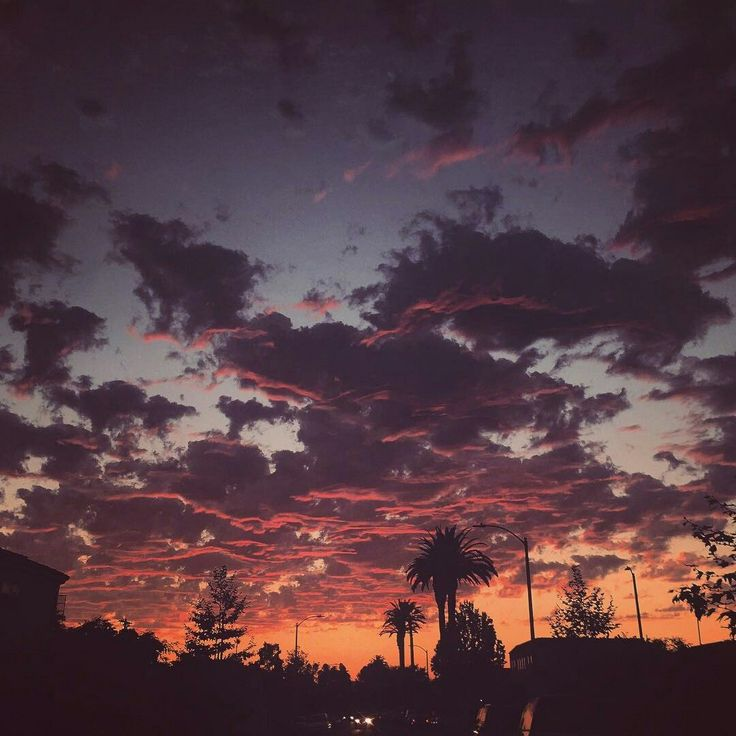
#> input picture Morfolojik İşlemler/image.jpg, 736 x 736 px
$ python 'Morfojenetik Gradyan.py'
#> lines starting #> are read from the running program, lines starting #| are printed output that depends on the picture
import cv2
import numpy as np

image = cv2.imread("image.jpg")
#> image is the input picture: shape (736, 736, 3); mean B, G, R 66.4, 59.2, 84.8

kernel = np.ones((5,5), np.uint8)
gradient = cv2.morphologyEx(image, cv2.MORPH_GRADIENT, kernel)
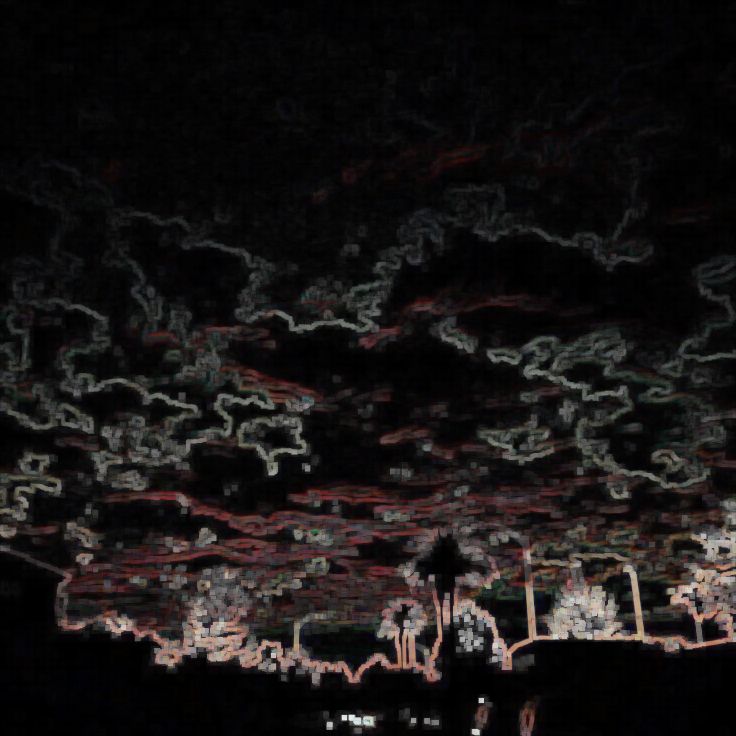
#> gradient: shape (736, 736, 3); mean B, G, R 21.2, 21.6, 24.6

cv2.imshow("Orijinal", image)
cv2.imshow("Gradyan", gradient)

cv2.waitKey(0)
cv2.destroyAllWindows()
